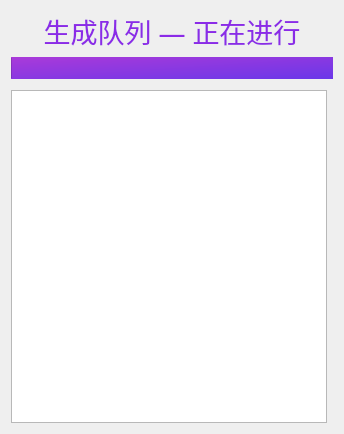
                <widget class="QWidget" name="scrollAreaWidgetContents_4">
                 <property name="geometry">
                  <rect>
                   <x>0</x>
                   <y>0</y>
                   <width>344</width>
                   <height>434</height>
                  </rect>
                 </property>
                 <layout class="QGridLayout" name="gridLayout_11">
                  <item row="4" column="1" colspan="2">
                   <widget class="IndeterminateProgressBar" name="AIProgress">
                    <property name="styleSheet">
                     <string notr="true">background-color: qlineargradient(spread:pad, x1:0, y1:0, x2:1, y2:1, stop:0 rgba(170, 58, 217, 255), stop:1 rgba(106, 55, 233, 255));
border-color: qlineargradient(spread:pad, x1:0, y1:0, x2:1, y2:1, stop:0 rgba(170, 58, 217, 255), stop:1 rgba(106, 55, 233, 255));
color: qlineargradient(spread:pad, x1:0, y1:0, x2:1, y2:1, stop:0 rgba(170, 58, 217, 255), stop:1 rgba(106, 55, 233, 255));
gridline-color: qlineargradient(spread:pad, x1:0, y1:0, x2:1, y2:1, stop:0 rgba(170, 58, 217, 255), stop:1 rgba(106, 55, 233, 255));</string>
                    </property>
                   </widget>
                  </item>
                  <item row="6" column="1">
                   <widget class="TableView" name="AIList"/>
                  </item>
                  <item row="1" column="1" colspan="2">
                   <widget class="SubtitleLabel" name="SubtitleLabel_6">
                    <property name="font">
                     <font>
                      <family>钉钉进步体</family>
                      <pointsize>20</pointsize>
                      <bold>false</bold>
                     </font>
                    </property>
                    <property name="text">
                     <string>&lt;html&gt;&lt;head/&gt;&lt;body&gt;&lt;p&gt;&lt;span style=&quot; color:#8b2be7;&quot;&gt;生成队列 — 正在进行&lt;/span&gt;&lt;/p&gt;&lt;/body&gt;&lt;/html&gt;</string>
                    </property>
                    <property name="alignment">
                     <set>Qt::AlignCenter</set>
                    </property>
                    <property name="lightColor" stdset="0">
                     <color>
                      <red>139</red>
                      <green>43</green>
                      <blue>231</blue>
                     </color>
                    </property>
                   </widget>
                  </item>
                  <item row="3" column="1">
                   <spacer name="verticalSpacer_49">
                    <property name="orientation">
                     <enum>Qt::Vertical</enum>
                    </property>
                    <property name="sizeType">
                     <enum>QSizePolicy::Fixed</enum>
                    </property>
                    <property name="sizeHint" stdset="0">
                     <size>
                      <width>20</width>
                      <height>0</height>
                     </size>
                    </property>
                   </spacer>
                  </item>
                  <item row="5" column="1">
                   <spacer name="verticalSpacer_41">
                    <property name="orientation">
                     <enum>Qt::Vertical</enum>
                    </property>
                    <property name="sizeType">
                     <enum>QSizePolicy::Fixed</enum>
                    </property>
                    <property name="sizeHint" stdset="0">
                     <size>
                      <width>20</width>
                      <height>5</height>
                     </size>
                    </property>
                   </spacer>
                  </item>
                 </layout>
                </widget>
